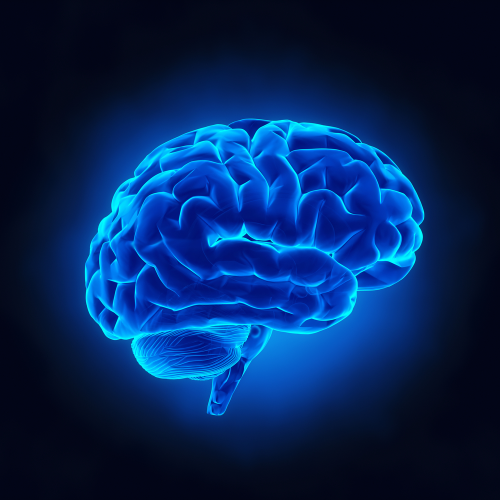
#> input picture astra-local/assets/brain-reference.png, 1000 x 1000 px (shown at 1/2 size)
$ python sample-brain.py
#> lines starting #> are read from the running program, lines starting #| are printed output that depends on the picture; after the words box and inside, x2 and y2 are one past the last pixel; in counts of white or black regions, pixels touching at a corner belong together
"""Extract particle geometry from the supplied blue brain reference.

Run: python scripts/sample-brain.py
The source image and samples stay outside public/. Build the display volume
afterwards with: node scripts/build-brain-sculpture.mjs
"""

from pathlib import Path
import json
import math
import random

from PIL import Image, ImageDraw, ImageFilter

ROOT = Path(__file__).resolve().parent.parent
SOURCE = ROOT / "assets" / "brain-reference.png"
OUTPUT = ROOT / "assets" / "brain-reference-points.json"
COUNT = 32768
RNG = random.Random(61904)

image = Image.open(SOURCE).convert("RGB")
#> image is the input picture: PIL image 1000x1000 RGB; mean R, G, B 3.7, 37.3, 90.6
if image.size != (1000, 1000):
    raise ValueError(f"Expected a 1000x1000 reference, received {image.size}")

parts = [
    # Lateral cortex: the outline follows the illuminated outer gyri.
    [(170, 510), (178, 475), (193, 443), (201, 411), (222, 381),
     (248, 356), (270, 331), (301, 305), (342, 278), (383, 260),
     (431, 248), (462, 256), (489, 244), (526, 237), (572, 241),
     (613, 249), (655, 260), (699, 279), (740, 305), (779, 339),
     (813, 376), (837, 413), (849, 444), (838, 477), (847, 509),
     (835, 540), (813, 564), (784, 577), (746, 581), (719, 596),
     (711, 626), (691, 648), (656, 664), (620, 676), (575, 677),
     (539, 663), (506, 670), (471, 660), (435, 656), (404, 645),
     (375, 649), (343, 638), (312, 644), (280, 652), (251, 671),
     (218, 660), (192, 637), (178, 604), (169, 565)],
    # The tucked, densely folded cerebellum.
    [(262, 661), (291, 645), (326, 640), (367, 643), (411, 651),
     (455, 650), (491, 656), (512, 676), (503, 705), (479, 729),
     (444, 749), (407, 760), (363, 762), (326, 753), (294, 737),
     (271, 714), (259, 684)],
    # Pons and medulla, visible below the temporal lobe.
    [(470, 646), (503, 650), (527, 668), (542, 687), (530, 711),
     (509, 740), (490, 774), (471, 806), (450, 830), (415, 826),
     (423, 792), (437, 758), (445, 726), (444, 691)],
]

masks = []
for polygon in parts:
    mask = Image.new("L", image.size)
    ImageDraw.Draw(mask).polygon(polygon, fill=255)
    masks.append(mask)
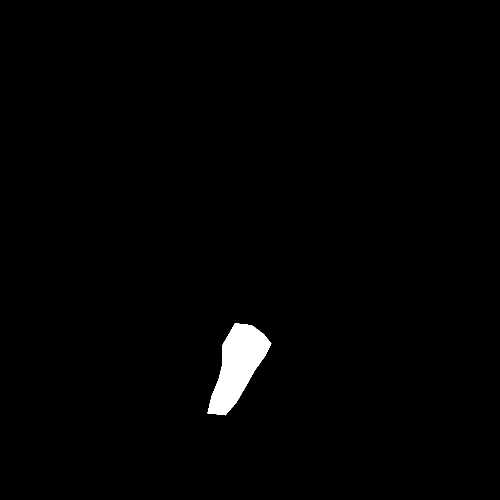
#> mask: PIL image 1000x1000 L (shown at 1/2 size); 1.2% white; 1 white region, box (x1, y1, x2, y2) and area: (415, 646, 543, 831) 12053
#> after the loop, masks = 3 items

combined = Image.new("L", image.size)
for mask in masks:
    combined = Image.frombytes("L", image.size, bytes(max(a, b) for a, b in zip(combined.tobytes(), mask.tobytes())))
#> this loop made 3 passes
#> pass 1, `combined = Image.frombytes("L", image.size, bytes(max(a, b) for a, b i..`:
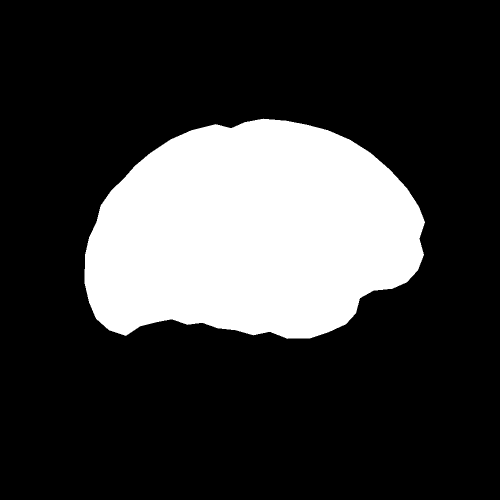
#> combined: PIL image 1000x1000 L (shown at 1/2 size); 23.1% white; 1 white region, box (x1, y1, x2, y2) and area: (169, 237, 850, 678) 230682
#> pass 2, `combined = Image.frombytes("L", image.size, bytes(max(a, b) for a, b i..`:
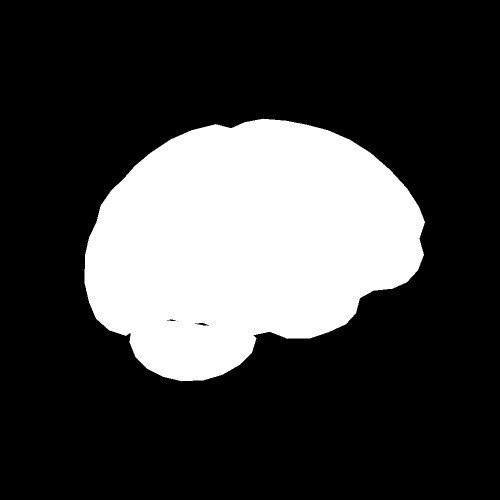
#> combined: PIL image 1000x1000 L (shown at 1/2 size); 25.3% white; 1 white region, box (x1, y1, x2, y2) and area: (169, 237, 850, 763) 253282
#> pass 3, `combined = Image.frombytes("L", image.size, bytes(max(a, b) for a, b i..`:
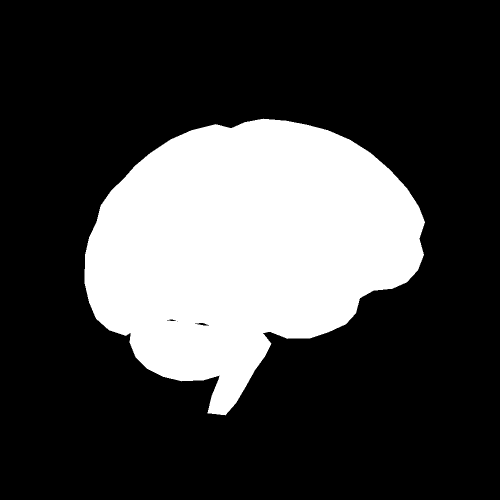
#> combined: PIL image 1000x1000 L (shown at 1/2 size); 26.1% white; 1 white region, box (x1, y1, x2, y2) and area: (169, 237, 850, 831) 260512
eroded = combined.filter(ImageFilter.MinFilter(11))
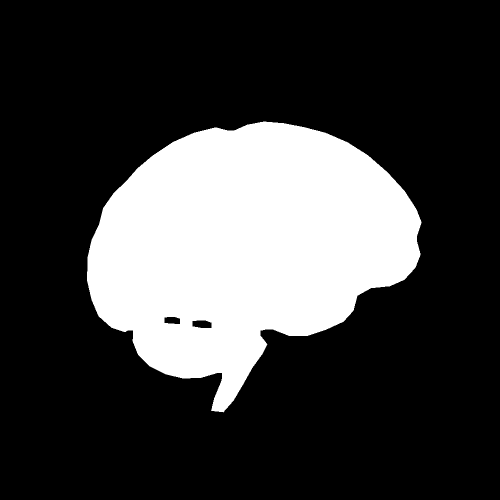
#> eroded: PIL image 1000x1000 L (shown at 1/2 size); 24.6% white; 1 white region, box (x1, y1, x2, y2) and area: (174, 243, 843, 825) 246270
blurred = image.filter(ImageFilter.GaussianBlur(11))
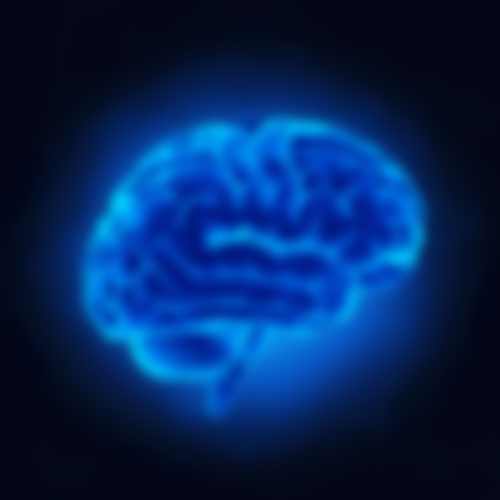
#> blurred: PIL image 1000x1000 RGB (shown at 1/2 size); mean R, G, B 3.7, 37.3, 90.5

pixels = image.load()
smooth = blurred.load()
inside = combined.load()
interior = eroded.load()
part_pixels = [mask.load() for mask in masks]
#> part_pixels = 3 items

# One sample per small cell avoids accidental clusters that obscure the sulci.
cells = []
edge_cells = []
for cy in range(235, 835, 2):
    for cx in range(165, 855, 2):
        choices = [(cx + dx, cy + dy) for dy in (0, 1) for dx in (0, 1)
                   if inside[cx + dx, cy + dy]]
        if not choices:
            continue
        candidate = RNG.choice(choices)
        cells.append(candidate)
        if not interior[candidate]:
            edge_cells.append(candidate)
#> after the loop, cells = 65480 items; edge_cells = 3910 pairs, first value 169 to 849, second value 237 to 829

RNG.shuffle(cells)
RNG.shuffle(edge_cells)
selected = cells[:COUNT - 1200] + edge_cells[:1200]
#> selected = 32768 items
if len(selected) != COUNT:
    raise ValueError(f"Only {len(selected)} samples available")
RNG.shuffle(selected)

points = []
for x, y in selected:
    _, green, blue = pixels[x, y]
    _, smooth_green, smooth_blue = smooth[x, y]
    value = 0.58 * green / 255 + 0.42 * blue / 255
    local_contrast = 0.58 * (green - smooth_green) / 255 + 0.42 * (blue - smooth_blue) / 255
    shade = min(1, max(0.06, 0.08 + 0.98 * value ** 1.35 + local_contrast * 0.5))

    if part_pixels[2][x, y] and y > 672:
        radial = ((x - 478) / 66) ** 2 + ((y - 718) / 125) ** 2
        z = -0.018 + 0.065 * math.sqrt(max(0, 1 - radial))
    elif part_pixels[1][x, y] and y > 645:
        radial = ((x - 385) / 145) ** 2 + ((y - 693) / 82) ** 2
        z = -0.008 + 0.085 * math.sqrt(max(0, 1 - radial))
    else:
        radial = ((x - 510) / 350) ** 2 + ((y - 456) / 239) ** 2
        z = 0.012 + 0.105 * math.sqrt(max(0, 1 - radial))

    # Image y runs downward; the world origin is near the cortical center.
    points.append([round((x - 510) * 0.001, 4),
                   round((535 - y) * 0.001, 4),
                   round(z, 4), round(shade, 4)])
#> this loop made 32768 passes
#> (x, y, green, blue, smooth_green, smooth_blue, value, local_contrast) on passes 1 to 12: (525, 289, 81, 205, 114, 225, 0.522, -0.108), (505, 432, 23, 124, 27, 133, 0.257, -0.0239), (395, 729, 59, 180, 80, 189, 0.431, -0.0626), (815, 413, 125, 241, 116, 224, 0.681, 0.0485), (173, 542, 189, 253, 108, 195, 0.847, 0.28), (607, 423, 25, 137, 53, 166, 0.283, -0.111), (617, 499, 93, 216, 102, 204, 0.567, -0.000706), (685, 277, 119, 240, 96, 199, 0.666, 0.12), (677, 542, 74, 203, 77, 201, 0.503, -0.00353), (696, 405, 81, 208, 77, 189, 0.527, 0.0404), (225, 491, 117, 236, 111, 219, 0.655, 0.0416), (628, 535, 27, 137, 34, 148, 0.287, -0.034)
#> (green, blue, smooth_green, smooth_blue, value, local_contrast, shade, radial) on passes 61 to 66: (211, 252, 126, 217, 0.895, 0.251, 1, 0.0498), (55, 177, 89, 203, 0.417, -0.12, 0.32, 0.244), (45, 163, 68, 178, 0.371, -0.077, 0.298, 0.192), (20, 132, 45, 160, 0.263, -0.103, 0.19, 0.264), (35, 150, 42, 152, 0.327, -0.0192, 0.287, 0.305), (89, 205, 122, 213, 0.54, -0.0882, 0.463, 1.03)

OUTPUT.write_text(json.dumps(points, separators=(",", ":")), encoding="utf-8")
print(f"Wrote {len(points)} points to {OUTPUT} ({OUTPUT.stat().st_size:,} bytes)")
#| Wrote 32768 points to astra-local/assets/brain-reference-points.json (923,054 bytes)
